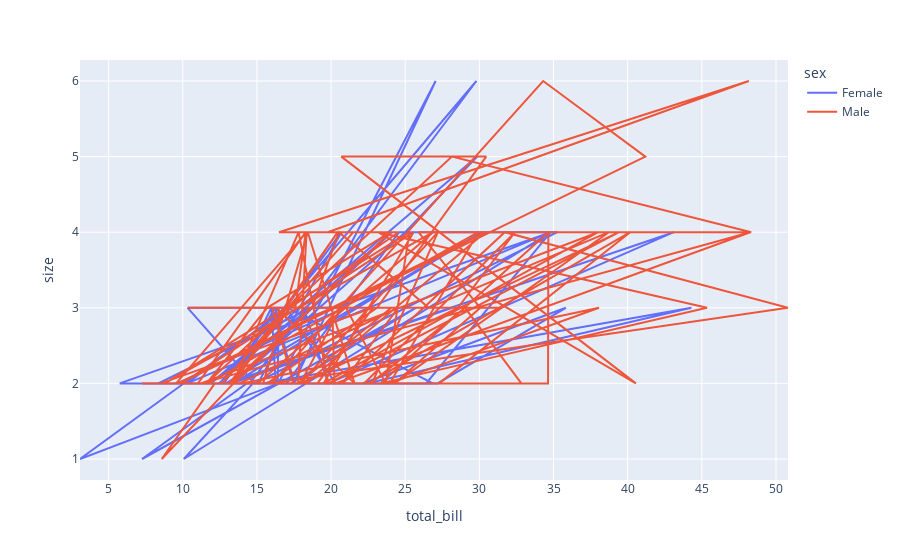

The cell this chart's notebook holds for it:
### Markdown cell above
## 2. Line Plot

### Code cell
# Line plot
fig1 = px.line(df, x='total_bill', y='size', color='sex')
fig1.show()

### Figure 1 — Plotly figure (JSON) as saved in the notebook; plotly's stock layout.template omitted (floating-point values rounded to 4 significant figures; data arrays with more than 128 entries replaced by an {"elided": "..."} marker saying what was removed)
{"data": [{"hovertemplate": "sex=Female<br>total_bill=%{x}<br>size=%{y}<extra></extra>", "legendgroup": "Female", "line": {"color": "#636efa", "dash": "solid"}, "marker": {"symbol": "circle"}, "mode": "lines", "name": "Female", "orientation": "v", "showlegend": true, "type": "scatter", "x": [16.99, 24.59, 35.26, 14.83, 10.33, 16.97, 20.29, 15.77, 19.65, 15.06, 20.69, 16.93, 10.29, 34.81, 26.41, 16.45, 3.07, 17.07, 26.86, 25.28, 14.73, 10.07, 34.83, 5.75, 16.32, 22.75, 11.35, 15.38, 44.3, 22.42, 20.92, 14.31, 7.25, 25.71, 17.31, 10.65, 12.43, 24.08, 13.42, 12.48, 29.8, 14.52, 11.38, 20.27, 11.17, 12.26, 18.26, 8.51, 10.33, 14.15, 13.16, 17.47, 27.05, 16.43, 8.35, 18.64, 11.87, 29.85, 25, 13.39, 16.21, 17.51, 10.59, 10.63, 9.6, 20.9, 18.15, 19.81, 43.11, 13, 12.74, 13, 16.4, 16.47, 12.76, 13.27, 28.17, 12.9, 30.14, 13.42, 15.98, 16.27, 10.09, 22.12, 35.83, 27.18, 18.78], "xaxis": "x", "y": [2, 4, 4, 2, 3, 3, 2, 2, 2, 2, 4, 3, 2, 4, 2, 2, 1, 3, 2, 2, 2, 1, 4, 2, 2, 2, 2, 2, 3, 2, 2, 2, 1, 3, 2, 2, 2, 4, 2, 2, 6, 2, 2, 2, 2, 2, 2, 2, 2, 2, 2, 2, 6, 2, 2, 3, 2, 5, 4, 2, 3, 2, 2, 2, 2, 3, 3, 2, 4, 2, 2, 2, 2, 3, 2, 2, 3, 2, 4, 2, 3, 2, 2, 2, 3, 2, 2], "yaxis": "y"}, {"hovertemplate": "sex=Male<br>total_bill=%{x}<br>size=%{y}<extra></extra>", "legendgroup": "Male", "line": {"color": "#EF553B", "dash": "solid"}, "marker": {"symbol": "circle"}, "mode": "lines", "name": "Male", "orientation": "v", "showlegend": true, "type": "scatter", "x": {"elided": "157 float values"}, "xaxis": "x", "y": {"elided": "157 int values"}, "yaxis": "y"}], "layout": {"legend": {"title": {"text": "sex"}, "tracegroupgap": 0}, "margin": {"t": 60}, "xaxis": {"anchor": "y", "domain": [0, 1], "title": {"text": "total_bill"}}, "yaxis": {"anchor": "x", "domain": [0, 1], "title": {"text": "size"}}}}
